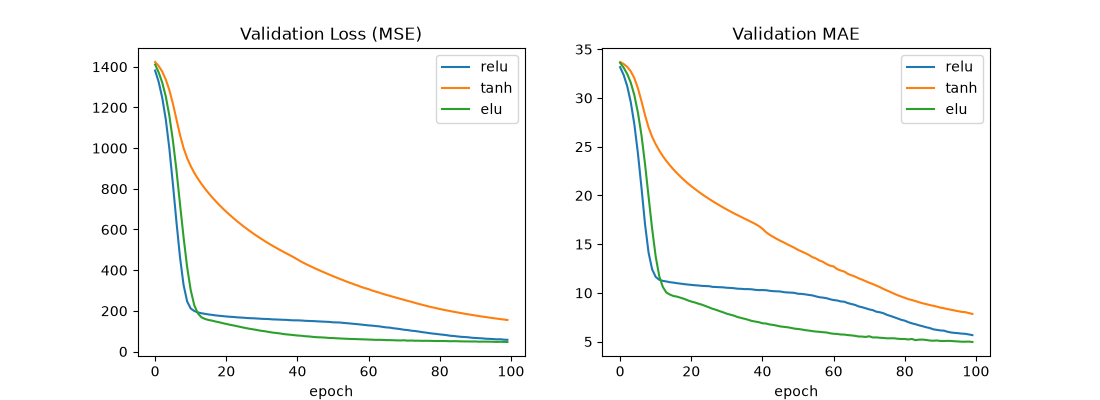

Here is the Python script that generated this plot:
import pandas as pd
import matplotlib.pyplot as plt

relu = pd.read_excel("relu_model_epochs.xlsx")
tanh = pd.read_excel("tanh_model_epochs.xlsx")
elu = pd.read_excel("elu_model_epochs.xlsx")

fig, axes = plt.subplots(1, 2, figsize=(11, 4))

axes[0].plot(relu["epoch"], relu["val_loss"], label="relu")
axes[0].plot(tanh["epoch"], tanh["val_loss"], label="tanh")
axes[0].plot(elu["epoch"], elu["val_loss"], label="elu")
axes[0].set_title("Validation Loss (MSE)")
axes[0].set_xlabel("epoch")
axes[0].legend()

axes[1].plot(relu["epoch"], relu["val_mae"], label="relu")
axes[1].plot(tanh["epoch"], tanh["val_mae"], label="tanh")
axes[1].plot(elu["epoch"], elu["val_mae"], label="elu")
axes[1].set_title("Validation MAE")
axes[1].set_xlabel("epoch")
axes[1].legend()

fig.savefig("study_a_comparison.png")
